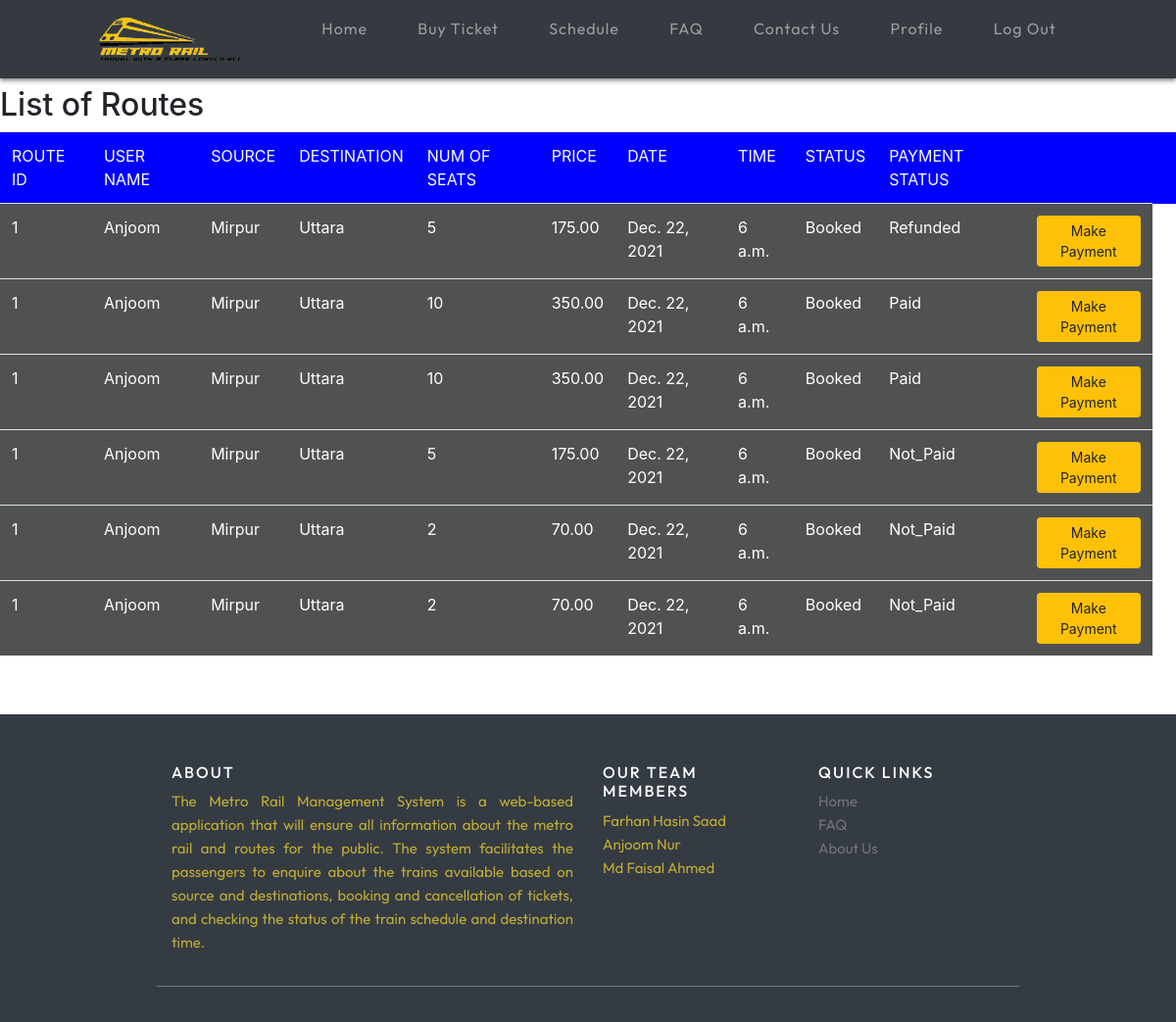
The app's page /accounts/seebookings/ (signed in), older data.
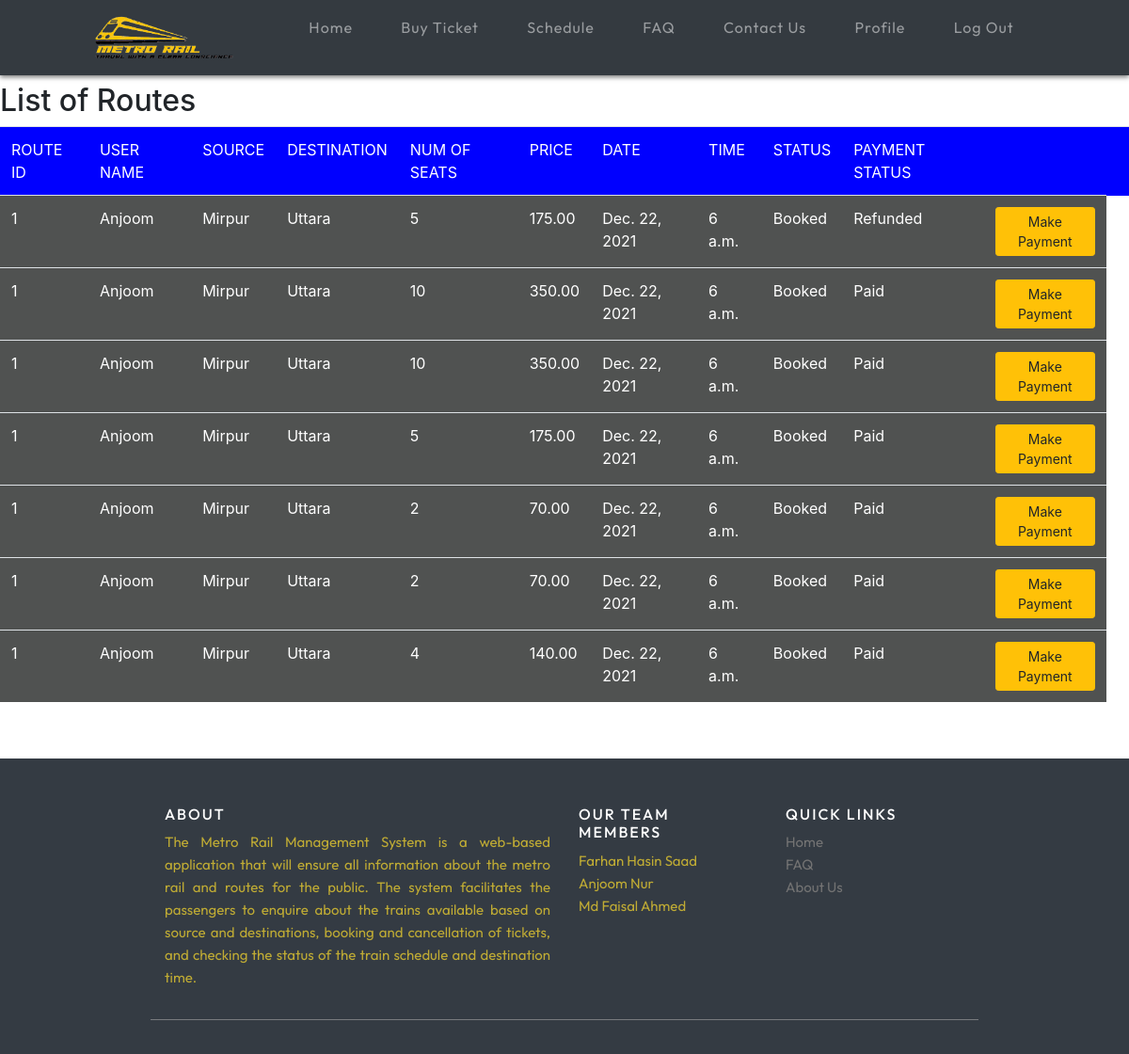
The same page, newer data.
### accounts/models.py (models this page shows, shortened)
class Book(models.Model):
    BOOKED = 'Booked'
    CANCELLED = 'Cancelled'
    CONFIRMED = 'Confirmed'
    PAID = 'Paid'
    NOT_PAID = 'Not_Paid'
    REFUNDED = 'Refunded'
    TICKET_STATUSES = ((BOOKED, 'Booked'),
                       (CANCELLED, 'Cancelled'),
                       (CONFIRMED,'Confirmed'))
    PAYMENT_STATUSES =((PAID, 'Paid'),
                       (NOT_PAID ,'Not_Paid'),
                       (REFUNDED , 'Refunded'))
    username = models.CharField(max_length=200)
    email = models.CharField(max_length=200)
    source = models.CharField(max_length=30)
    dest = models.CharField(max_length=30)
    routeid = models.IntegerField()
    nos = models.DecimalField(decimal_places=0, max_digits=2)
    price = models.DecimalField(decimal_places=2, max_digits=6)
    status = models.CharField(choices=TICKET_STATUSES, default=BOOKED, max_length=15)
    payment_status = models.CharField(choices= PAYMENT_STATUSES, default=NOT_PAID, max_length=30)
    date = models.DateField()
    time = models.TimeField()
    order_id = models.CharField(max_length=120, blank=True)
    code = models.ImageField(blank=True, upload_to='code')
    is_paid = models.BooleanField(default=False, blank=True)
    is_refunded = models.BooleanField(default=False, blank=True)

### accounts/views.py (the view)
# urls.py: path('seebookings/', views.seebookings, name="seebookings"),
@login_required(login_url='log')
def seebookings(request,new={}):
    context = {}
    username_r = request.user.username
    book_list = Book.objects.filter(username=username_r)
    if book_list:
        return render(request, 'booklist.html', locals())
    else:
        context["error"] = "Sorry no route booked"
        return render(request, 'search.html', context)

### accounts/templates/booklist.html (shortened to what this page needs)
{% extends 'railapp/main.html' %}
{% block content %}
<h2>List of Routes</h2>
<table class="table table-striped">
    <thead style="background-color: blue;color: white;">
    <td>ROUTE ID</td>
    <td>USER NAME</td>
    <td>SOURCE</td>
    <td>DESTINATION</td>
    <td>NUM OF SEATS</td>
    <td>PRICE</td>
    <td>DATE</td>
    <td>TIME</td>
    <td>STATUS</td>
    <td>PAYMENT STATUS</td>
    <td> </td>
    <td></td>
    </thead>
    <thead style="background-color: rgb(80, 82, 81);color: rgb(255, 255, 255);">
    {% for row in book_list %}
    <tr>
        <td>{{row.routeid}}</td>
        <td>{{row.username}}</td>
        <td>{{row.source}}</td>
        <td>{{row.dest}}</td>
        <td>{{row.nos}}</td>
        <td>{{row.price}}</td>
        <td>{{row.date}}</td>
        <td>{{row.time}}</td>
        <td>{{row.status}}</td>
        <td>{{row.payment_status}}</td>
        {% if row.is_refunded == True %}
            <td><p> Please Book Again </p>
        {% elif row.is_paid == False %}
            <td><a class="btn btn-sm btn-warning" href="{% url 'payments' row.id%}">Make Payment</a></td>
        {% elif row.is_paid == True %}
            <td><a class="btn btn-sm btn-danger" href="{% url 'cancellings' row.id%}">Cancel Booking</a></td>
        {% endif %}
    </tr>
    {% endfor %}
    </thead>
</table>
{% endblock %}

Row changes from the older to the newer data that the page shows:
changed Book (number 4 of 7 on the later page): payment_status "Not_Paid" → "Paid"
changed Book (number 5 of 7 on the later page): payment_status "Not_Paid" → "Paid"
changed Book (number 6 of 7 on the later page): payment_status "Not_Paid" → "Paid"
added Book: routeid "1", username "Anjoom", source "Mirpur", dest "Uttara", nos "4", price "140.00", date "Dec. 22, 2021", time "6 a.m.", status "Booked", payment_status "Paid", is_refunded "Make Payment"
